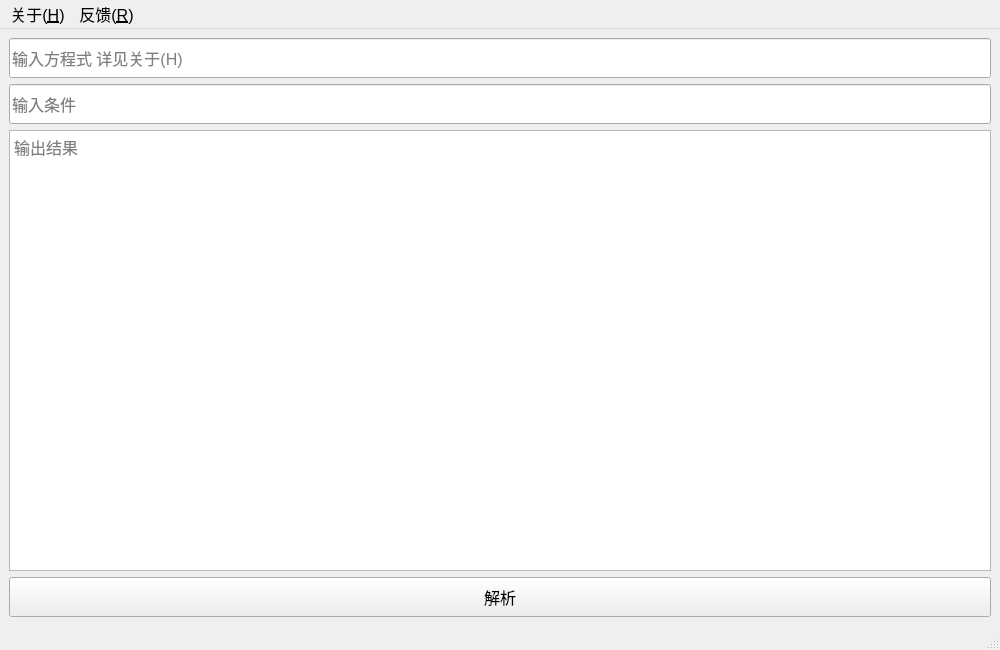
<?xml version="1.0" encoding="UTF-8"?>
<ui version="4.0">
 <class>MainWindow</class>
 <widget class="QMainWindow" name="MainWindow">
  <property name="geometry">
   <rect>
    <x>0</x>
    <y>0</y>
    <width>1000</width>
    <height>650</height>
   </rect>
  </property>
  <property name="minimumSize">
   <size>
    <width>1000</width>
    <height>650</height>
   </size>
  </property>
  <property name="font">
   <font>
    <family>Arial</family>
    <pointsize>12</pointsize>
   </font>
  </property>
  <property name="windowTitle">
   <string>热化学反应解析器</string>
  </property>
  <widget class="QWidget" name="centralwidget">
   <layout class="QVBoxLayout" name="verticalLayout">
    <item>
     <widget class="QLineEdit" name="lineEdit">
      <property name="minimumSize">
       <size>
        <width>0</width>
        <height>40</height>
       </size>
      </property>
      <property name="font">
       <font>
        <family>Arial</family>
        <pointsize>12</pointsize>
       </font>
      </property>
      <property name="toolTip">
       <string notr="true"/>
      </property>
      <property name="placeholderText">
       <string>输入方程式 详见关于(H)</string>
      </property>
     </widget>
    </item>
    <item>
     <widget class="QLineEdit" name="lineEdit2">
      <property name="minimumSize">
       <size>
        <width>0</width>
        <height>40</height>
       </size>
      </property>
      <property name="font">
       <font>
        <family>Arial</family>
        <pointsize>12</pointsize>
       </font>
      </property>
      <property name="placeholderText">
       <string>输入条件</string>
      </property>
     </widget>
    </item>
    <item>
     <widget class="QPlainTextEdit" name="plainTextEdit">
      <property name="enabled">
       <bool>true</bool>
      </property>
      <property name="font">
       <font>
        <family>Arial</family>
        <pointsize>12</pointsize>
       </font>
      </property>
      <property name="toolTip">
       <string notr="true"/>
      </property>
      <property name="readOnly">
       <bool>true</bool>
      </property>
      <property name="placeholderText">
       <string>输出结果</string>
      </property>
     </widget>
    </item>
    <item>
     <widget class="QPushButton" name="pushButton">
      <property name="minimumSize">
       <size>
        <width>0</width>
        <height>40</height>
       </size>
      </property>
      <property name="font">
       <font>
        <family>Arial</family>
        <pointsize>12</pointsize>
       </font>
      </property>
      <property name="cursor">
       <cursorShape>PointingHandCursor</cursorShape>
      </property>
      <property name="text">
       <string>解析</string>
      </property>
     </widget>
    </item>
   </layout>
  </widget>
  <widget class="QStatusBar" name="statusBar"/>
  <widget class="QMenuBar" name="menuBar">
   <property name="geometry">
    <rect>
     <x>0</x>
     <y>0</y>
     <width>1000</width>
     <height>17</height>
    </rect>
   </property>
   <widget class="QMenu" name="menu_H">
    <property name="title">
     <string>关于(&amp;H)</string>
    </property>
    <addaction name="action_H"/>
    <addaction name="separator"/>
    <addaction name="action_D"/>
    <addaction name="action_Qt"/>
    <addaction name="action_this"/>
   </widget>
   <widget class="QMenu" name="menu_R">
    <property name="title">
     <string>反馈(&amp;R)</string>
    </property>
    <addaction name="action_github"/>
    <addaction name="action_bug"/>
   </widget>
   <addaction name="menu_H"/>
   <addaction name="menu_R"/>
  </widget>
  <action name="action_github">
   <property name="checkable">
    <bool>false</bool>
   </property>
   <property name="text">
    <string>源代码获取</string>
   </property>
  </action>
  <action name="action_bug">
   <property name="text">
    <string>报告bug</string>
   </property>
  </action>
  <action name="action_H">
   <property name="text">
    <string>使用辅助</string>
   </property>
  </action>
  <action name="action_D">
   <property name="text">
    <string>关于开发</string>
   </property>
  </action>
  <action name="action_Qt">
   <property name="text">
    <string>关于Qt</string>
   </property>
  </action>
  <action name="action_this">
   <property name="text">
    <string>关于解析器</string>
   </property>
  </action>
 </widget>
 <resources/>
 <connections/>
</ui>
